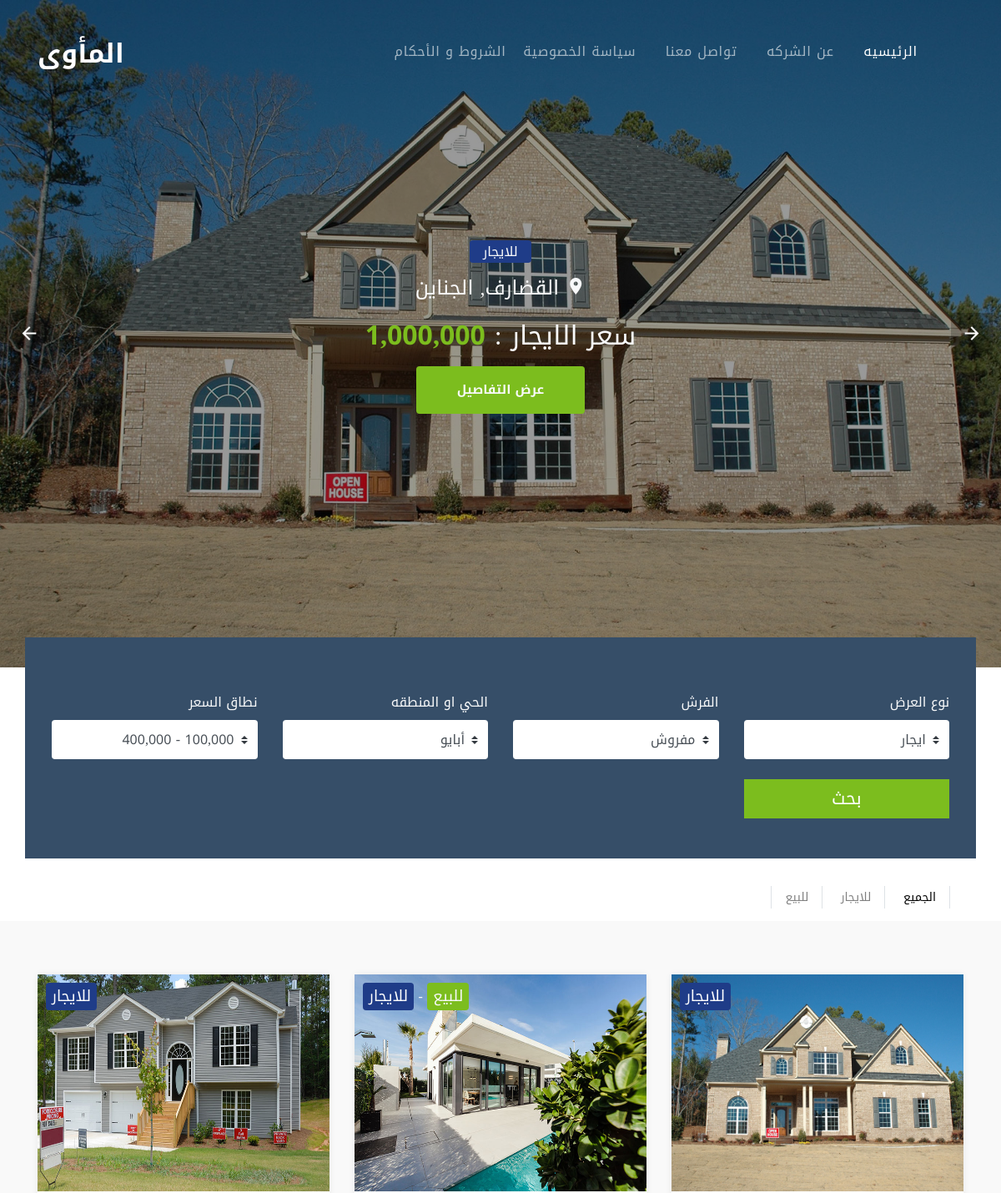
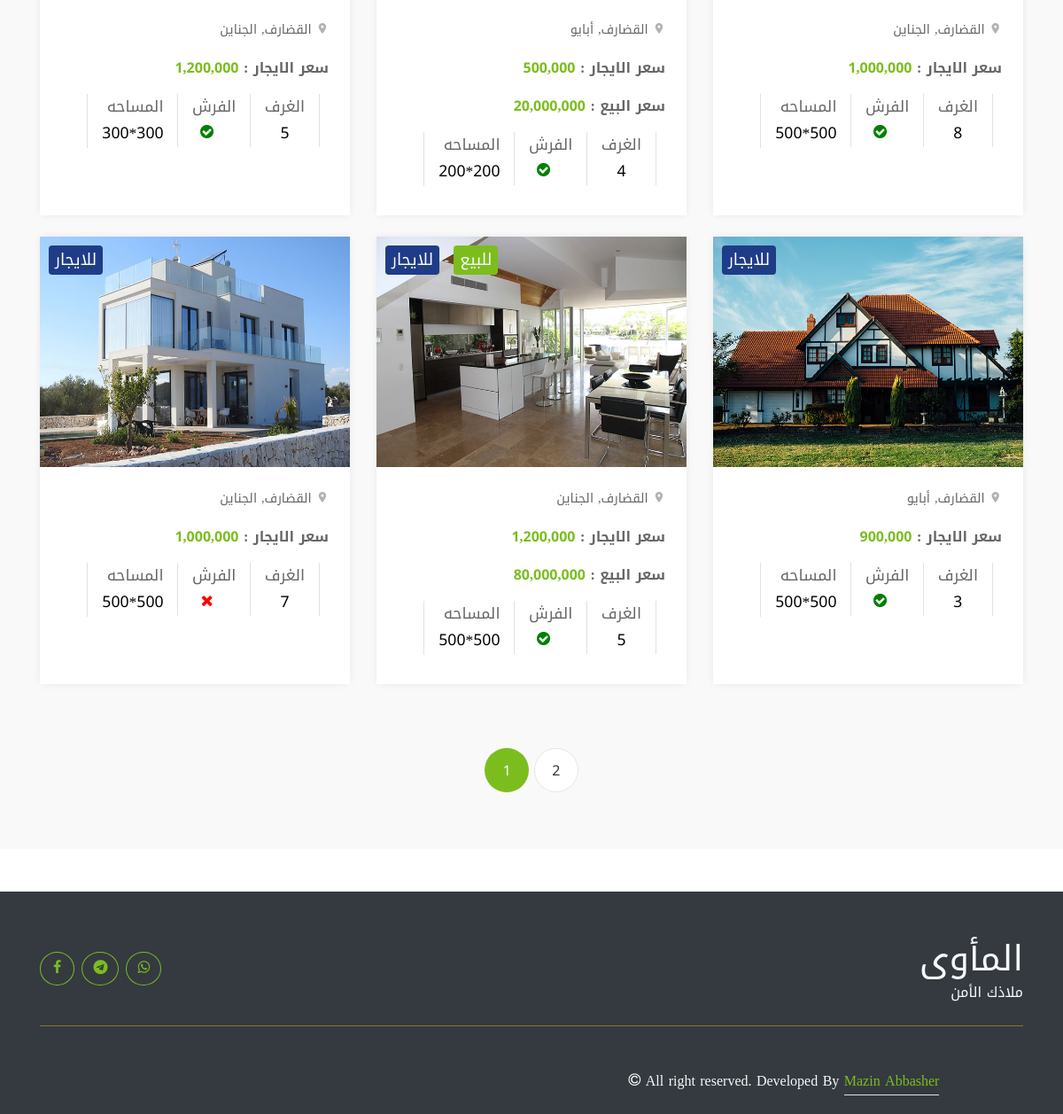
The page / on the database its author committed (2 pictures, top to bottom).
### api/models.py (models this page shows, shortened)
class House(models.Model):
    region = models.ForeignKey(Region,on_delete=models.PROTECT)
    rooms = models.IntegerField()
    ready = models.BooleanField(default=False)
    price = models.IntegerField()
    for_sale = models.BooleanField(default=False)
    for_rent = models.BooleanField(default=True)
    is_available = models.BooleanField(default=True)
    description = models.CharField(max_length=600)
    area = models.CharField(max_length=25)
    owner = models.ForeignKey(Owner,on_delete=models.PROTECT)
    sequence = models.IntegerField(default = 100)
    main_image = models.ImageField(upload_to='images/',null=True,blank=True)
    sale_price = models.IntegerField(default=0,null=True)
    date = models.DateTimeField(auto_now=True,null=True)
    special = models.BooleanField(default=False)
    private_description = models.CharField(max_length=500,default="")

class Region(models.Model):
    name = models.CharField(max_length=30)
    name_english = models.CharField(max_length=30)
    state = models.ForeignKey(State,on_delete=models.PROTECT)
    sequence = models.IntegerField(default = 100)
    is_available = models.BooleanField(default=True)

class State(models.Model):
    name = models.CharField(max_length=30)
    name_english = models.CharField(max_length=30)
    sequence = models.IntegerField(default = 100)

### api/views.py (the view)
# urls.py: 2. Add a URL to urlpatterns:  path('', views.home, name='home')
def home(request):
    all_houses = House.objects.filter(is_available=True).order_by("sequence")
    regions = Region.objects.filter(is_available=True).order_by("sequence")
    specials = House.objects.filter(is_available=True,special=True).order_by("sequence")
    paginator = Paginator(all_houses, 6)  # Show 10 objects per page
    page_number = request.GET.get('page',1)
    houses = paginator.get_page(page_number)
    context = {
        "houses":houses,
        "regions":regions,
        "specials": specials,
    }
    return render(request,"index.html",context=context)

### templates/index.html (shortened to what this page needs)
<!DOCTYPE html>
{%load static%}
{% load humanize %}
<html lang="en">
  <head>
    <link rel="stylesheet" href="{% static "fonts/icomoon/style.css" %}">
    <link rel="stylesheet" href="{% static "css/bootstrap.min.css" %}">
    <link rel="stylesheet" href="{% static "css/magnific-popup.css" %}">
    <link rel="stylesheet" href="{% static "css/jquery-ui.css" %}">
    <link rel="stylesheet" href="{% static "css/owl.carousel.min.css" %}">
    <link rel="stylesheet" href="{% static "css/owl.theme.default.min.css" %}">
    <link rel="stylesheet" href="{% static "css/bootstrap-datepicker.css" %}">
    <link rel="stylesheet" href="{% static "css/mediaelementplayer.css" %}">
    <link rel="stylesheet" href="{% static "css/animate.css" %}">
    <link rel="stylesheet" href="{% static "fonts/flaticon/font/flaticon.css" %}">
    <link rel="stylesheet" href="{% static "css/fl-bigmug-line.css" %}">
    <link rel="stylesheet" href="{% static "css/aos.css" %}">
    <link rel="stylesheet" href="{% static "css/style.css" %}">
  </head>
  <body>
  <div class="site-wrap">
    <div class="site-navbar mt-4">
        <div class="container py-1">
          <div class="row align-items-center">
            <div class="col-8 col-md-8 col-lg-4">
              <h1 class="mb-0"><a href="{% url "api:home" %}" class="text-white h2 mb-0"><strong>المأوى</strong></a></h1>
            </div>
            <div class="col-4 col-md-4 col-lg-8" dir="rtl">
              <nav class="site-navigation text-right text-md-right" role="navigation">
                <ul class="site-menu js-clone-nav d-none d-lg-block ">
                  <li class="active"><a href="{% url "api:home" %}">الرئيسيه</a></li>
                  <li><a href="{% url "api:about" %}">عن الشركه</a></li>
                  <li><a href="{% url "api:contact" %}">تواصل معنا</a></li>
                  <li><a href="{% url "api:privacy" %}">سياسة الخصوصية</a></li>
                  <li><a href="{% url "api:terms" %}">الشروط و الأحكام</a></li>
                </ul>
              </nav>
            </div>
        </div>
      </div>
    </div>
    <div class="slide-one-item home-slider owl-carousel">
      {% for special in specials %}
      <div class="site-blocks-cover overlay" style="background-image: url({{ special.main_image.url }});" data-aos="fade">
        <div class="container" dir="rtl">
          <div class="row align-items-center justify-content-center text-center">
            <div class="col-md-10">
              {% if special.for_sale and special.for_rent %}
              <div class="offer-type-wrap" >
                <span class="d-inline-block bg-success text-light px-3 mb-3 rounded">للبيع</span>
                <span class="text-light"> - </span>
                <span class="d-inline-block bg-primary text-light px-3 mb-3 rounded">للايجار</span>
              </div>
              {% elif special.for_sale %}
              <div class="offer-type-wrap" >
                <span class="d-inline-block bg-success text-light px-3 mb-3 rounded">للبيع</span>
              </div>
              {% elif special.for_rent %}
              <div class="offer-type-wrap">
                <span class="d-inline-block bg-primary text-light px-3 mb-3 rounded">للايجار</span>
              </div>
              {% endif %}
              <h4 class="property-location d-block mb-3 text-light"><span class="property-icon icon-room"></span> {{ special.region.state.name }}, {{ special.region.name }}</h4>
              {% if special.for_rent%}
            <p class="mb-3 mt-4"><strong class="h2 text-light">سعر الايجار : </strong>
            <strong class="h2 text-success font-weight-bold">{{special.price|intcomma}}</strong></p>
            {% endif %}
              <p><a href="{% url "api:details" pk=special.pk %}" class="btn btn-white btn-outline-white py-3 px-5 rounded-1 btn-2">عرض  التفاصيل</a></p>
            </div>
          </div>
        </div>
      </div>
      {% endfor %}
    </div>
    <div class="site-section site-section-sm pb-0">
      <div class="container">
        <div class="row"dir="rtl">
          <form action = "{% url "api:search" %}" method = "POST" class="form-search col-md-12" style="margin-top: -100px;">
            <div class="row  align-items-end">
              <div class="col-md-3 pt-3"style = "text-align:right;">
                <label class="text-light" style="font-size:16px;">نوع العرض</label>
                <div class="select-wrap">
                  <select name="offer-types" id="offer-types" class="custom-select form-control">
                    <option value="rent">ايجار</option>
                  </select>
                </div>
              </div>
              <div class="col-md-3 pt-3"style = "text-align:right;">
                <label class="text-light"style="font-size:16px;">الفرش</label>
                <div class="select-wrap">
                  <select name="is_ready" class="custom-select form-control ">
                    <option value="ready">مفروش</option>
                  </select>
                </div>
              </div>
              <div class="col-md-3 pt-3"style = "text-align:right;">
                <label class="text-light"style="font-size:16px;">الحي او المنطقه</label>
                <div class="select-wrap">
                  <select name="select-region" class="custom-select form-control ">
                  {% for region in regions%}
                    <option value="{{region.pk}}">{{region.name}}</option>
                  {% endfor %}
                  </select>
                </div>
              </div>
              <div class="col-md-3 pt-3"style = "text-align:right;">
                <label class="text-light"style="font-size:16px;">نطاق السعر</label>
                <div class="select-wrap"id="prices">
                  <select name="price-range" class="custom-select form-control ">
                    <option style="1" value="">100,000  - 400,000</option>
                </div>
              </div>
              <div class="col-md-3 pt-4">
                <input type="submit" style="font-size:21px;" class="btn btn-success text-white btn-block rounded-0" value="بحث">
              </div>
            </div>
          </form>
        </div>
        <div class="row"  id="mycontainer">
          <div class="col-md-12 pt-3">
            <div class="view-options bg-white py-3 px-3 d-md-flex align-items-center">
              <div class="ml-auto d-flex align-items-center" dir="rtl">
                <div>
                  <a href="{% url 'api:home' %}#mycontainer" class="view-list px-3 border-right {% if request.resolver_match.url_name == 'home' %}active{% endif %}">الجميع</a>
                  <a href="{% url 'api:for_rent' %}#mycontainer" id="bb" class="view-list px-3 border-right {% if request.resolver_match.url_name == 'for_rent' %}active{% endif %}">للايجار</a>
                  <a href="{% url 'api:for_sale' %}#mycontainer" class="view-list px-3 border-right border-left {% if request.resolver_match.url_name == 'for_sale' %}active{% endif %}">للبيع</a>
                </div>
              </div>
            </div>
          </div>
        </div>
      </div>
    </div>
    <div class="site-section site-section-sm bg-light">
      <div class="container">
        <div class="row mb-5"dir="rtl">
          {% for house in houses %}
          <div class="col-md-6 col-lg-4 mb-4">
            <div class="property-entry h-100">
              <a href="{% url "api:details" pk=house.pk %}" class="property-thumbnail">
                {% if house.for_sale and house.for_rent %}
                <div class="offer-type-wrap" >
                  <span class="d-inline-block offer-type bg-success text-light">للبيع</span>
                  <span class="text-light"> - </span>
                  <span class="d-inline-block offer-type bg-primary">للايجار</span>
                </div>
                {% elif house.for_sale %}
                <div class="offer-type-wrap" >
                  <span class="d-inline-block offer-type bg-success text-light">للبيع</span>
                </div>
                {% elif house.for_rent %}
                <div class="offer-type-wrap">
                  <span class="d-inline-block offer-type bg-primary">للايجار</span>
                </div>
                {% endif %}
                {% if house.main_image %}
                <img src="{{ house.main_image.url }}" alt="Image" style="height:260px;width:370px;" class="img-fluid w-100">
                {% else %}
                <img src="{% static 'logo.png'%}" class="img-fluid w-100" style="height:260px;width:370px;" alt="logo">
                {% endif %}
              </a>
              <div class="p-4 property-body" style = "text-align:right;">
                <span class="property-location d-block mb-3"><span class="property-icon icon-room"></span> {{ house.region.state.name }}, {{ house.region.name }}</span>
                {% if house.for_rent%}
                  <p><strong>سعر الايجار : </strong>
                  <strong class="text-success font-weight-bold">{{house.price|intcomma}}</strong></p>
                  {% endif %}
                  {% if house.for_sale%}
                  <p><strong>سعر البيع : </strong>
                  <strong class="text-success font-weight-bold">{{house.sale_price|intcomma}}</strong></p>
                {% endif %}
                <ul class="property-specs-wrap mb-3 mb-lg-0">
                  <li>
                    <span class="property-specs border-left border-right px-3" style="font-size: 1.1rem;">الغرف</span>
                    <span class="property-specs-number border-left border-right" style="font-size: 1.1rem; display: flex;justify-content: center;">{{ house.rooms }}</span>
                  </li>
                  <li>
                    <span class="property-specs border-left pl-3" style="font-size: 1.1rem;">الفرش</span>
                    {% if house.ready %}
                    <span class="property-specs-number border-left" style="font-size: 1.1rem;display: block;text-align: center;">
                      <i class="icon-check-circle " style="color: green; "></i>
                    </span>
                    {% else %}
                    <span class="property-specs-number border-left" style="font-size: 1.1rem;display: block;text-align: center;">
                      <i class="icon-close" style="color: red; "></i>
                    </span>
                    {% endif %}
                  </li>
                  <li>
                    <span class="property-specs border-left pl-3" style="font-size: 1.1rem;">المساحه</span>
                    <span class="property-specs-number border-left pl-3" style="font-size: 1.1rem;">{{ house.area }}</span>
                  </li>
                </ul>
              </div>
            </div>
          </div>
          {% endfor %}
        </div>
        <div class="row">
          <div class="col-md-12 text-center">
            <div class="site-pagination">
              {% if houses.paginator.num_pages > 1 %}
              <a href="?page=1#mycontainer" {% if houses.number == 1 %}class="active"{% endif %}>1</a>
              {% endif %}
              {% if houses.paginator.num_pages > 1 %}
                <a href="?page={{ houses.paginator.num_pages }}#mycontainer" {% if houses.number == houses.paginator.num_pages %}class="active"{% endif %}>{{ houses.paginator.num_pages }}</a>
              {% endif %}
            </div>
          </div>
        </div>
      </div>
    </div>
       <div class="container-fluid bg-dark text-white-50 footer pt-1 mt-5" style="text-align:right;" dir="rtl">
        <div class="container pt-5">
            <div class="pb-4 mb-4" style="border-bottom: 1px solid rgba(226, 175, 24, 0.5) ;">
                <div class="row g-4">
                    <div class="col-lg-3">
                        <a href="#">
                            <h1 class="text-light mb-0">المأوى</h1>
                            <p class="text-light mb-0">ملاذك الأمن</p>
                        </a>
                    </div>
                    <div class="col-lg-6">
                  </div>
                    <div class="col-lg-3" >
                        <div class="d-flex justify-content-end pt-3">
                            <a class="btn btn-outline-success me-2 mx-1 btn-md-square rounded-circle" href="https://wa.me/+249127958201"><span class="icon-whatsapp"></a>                            <a class="btn btn-outline-success me-2 mx-1 btn-md-square rounded-circle" href="https://t.me/+249992025613"><span class="icon-telegram"></a>
                            <a class="btn btn-outline-success mr-1 btn-md-square rounded-circle" href="https://www.facebook.com/profile.php?id=61561040094874"><span class="icon-facebook"style="padding:2px;"></a>
                        </div>
                    </div>
                </div>
            </div>
        </div>
        <div class="container-fluid copyright bg-dark py-4">
          <div class="container">
              <div class="row">
                  <div class="col-md-6 text-center text-md-start mb-3 mb-md-0">
                    <span class="text-light"><i class="icon-copyright text-light me-2"></i> All right reserved. Developed By <a class="border-bottom text-success" href="https://www.linkedin.com/in/mazin-abbasher-15a506232">Mazin Abbasher</a>
                    </span>
                  </div>
              </div>
          </div>
        </div>
      </div>
  </div>
  </body>
</html>

### templates/index.html (style rules this page uses)
html, body, div, span, h1, h2, h3, h4, h5, h6, p, a, button, input, textarea { font-family: 'Noto Kufi Arabic'; }

### rows shown on the page
House: main_image (picture), for_sale "للايجار", region.state.name "القضارف", region.name "الجناين", price "1,000,000", rooms "8", ready True (drawn), area "500*500"
House: for_sale "للبيع", main_image (picture), region.state.name "القضارف", region.name "أبايو", price "500,000", sale_price "20,000,000", rooms "4", ready True (drawn), area "200*200"
House: for_sale "للايجار", main_image (picture), region.state.name "القضارف", region.name "الجناين", price "1,200,000", rooms "5", ready True (drawn), area "300*300"
House: for_sale "للايجار", main_image (picture), region.state.name "القضارف", region.name "أبايو", price "900,000", rooms "3", ready True (drawn), area "500*500"
House: for_sale "للبيع", main_image (picture), region.state.name "القضارف", region.name "الجناين", price "1,200,000", sale_price "80,000,000", rooms "5", ready True (drawn), area "500*500"
House: for_sale "للايجار", main_image (picture), region.state.name "القضارف", region.name "الجناين", price "1,000,000", rooms "7", ready False (drawn), area "500*500"

### other values the page prints
{{ houses.paginator.num_pages }} "2"
form field select-region "أبايو"
